Frame 1 (no input): blank canvas, image omitted
Frame 60 (no input): blank canvas, image omitted
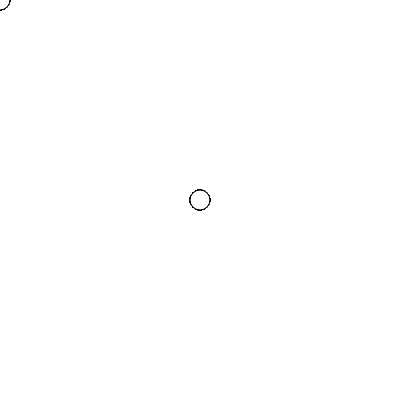
Frame 120 (the mouse pressed at the canvas centre since frame 60)

The p5.js sketch whose frames 1 and 60 were blank and that drew this single picture after the mouse press (run headless with seeded random() and noise() and a simulated clock; from frame 60 on, the mouse is pressed at the canvas centre):

// p5.js sketch
// ── sketch.js
function setup() {
  createCanvas(400, 400);
  background(255);
}

function draw() {
  ellipse(mouseX, mouseY, 20)
}
